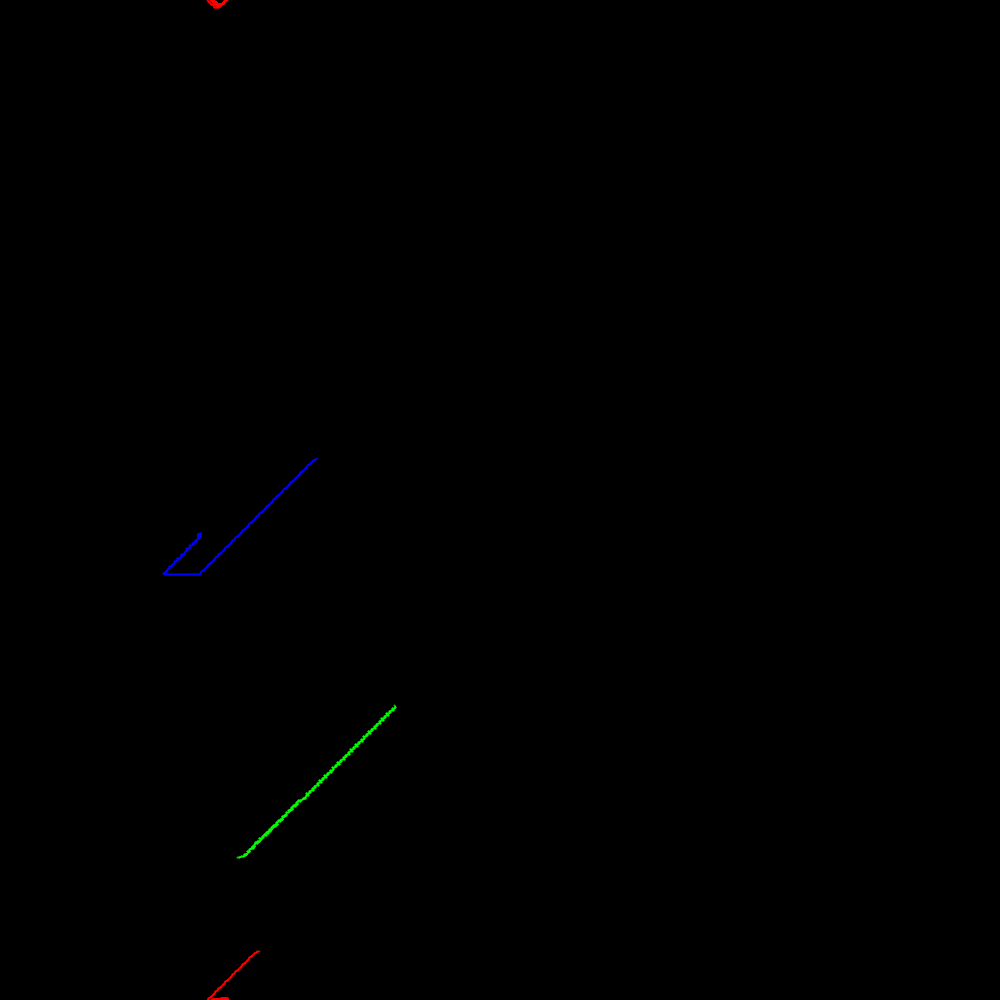
Frame 1 (no input)
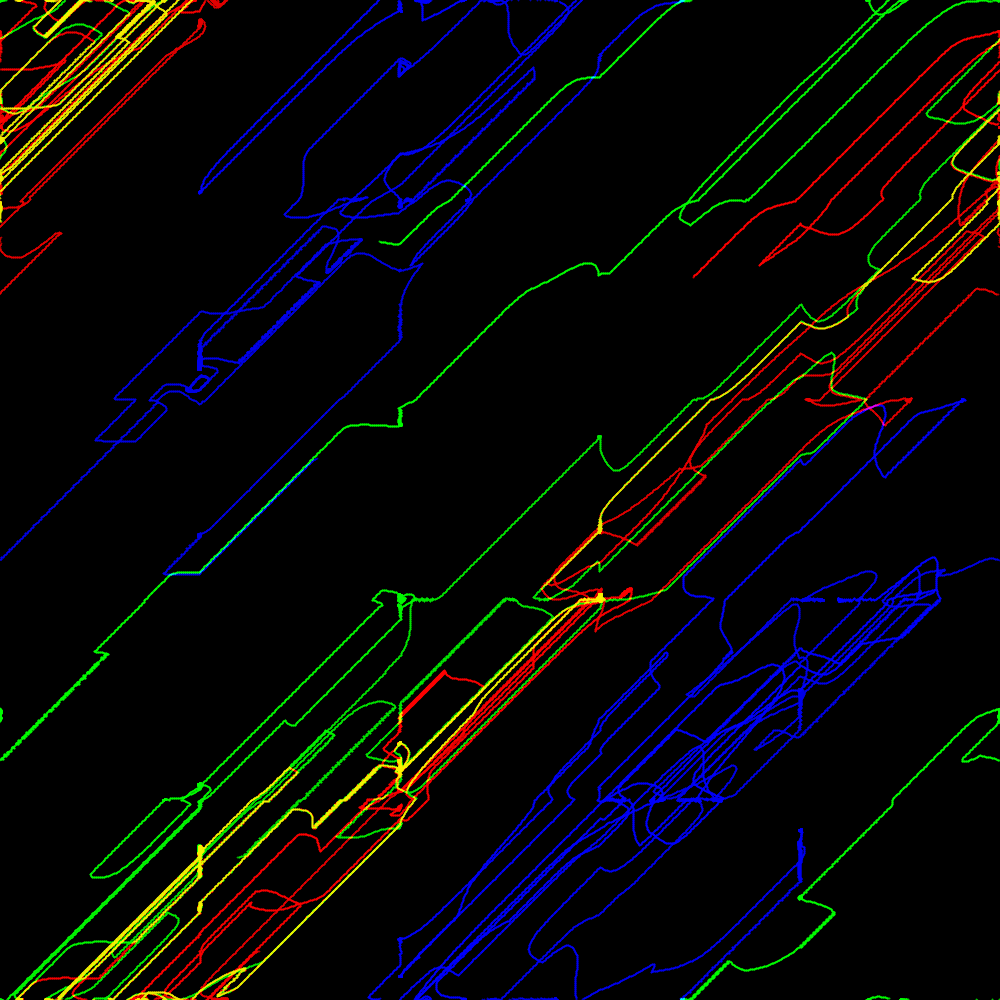
Frame 60 (the mouse pressed at the canvas centre just before this capture)
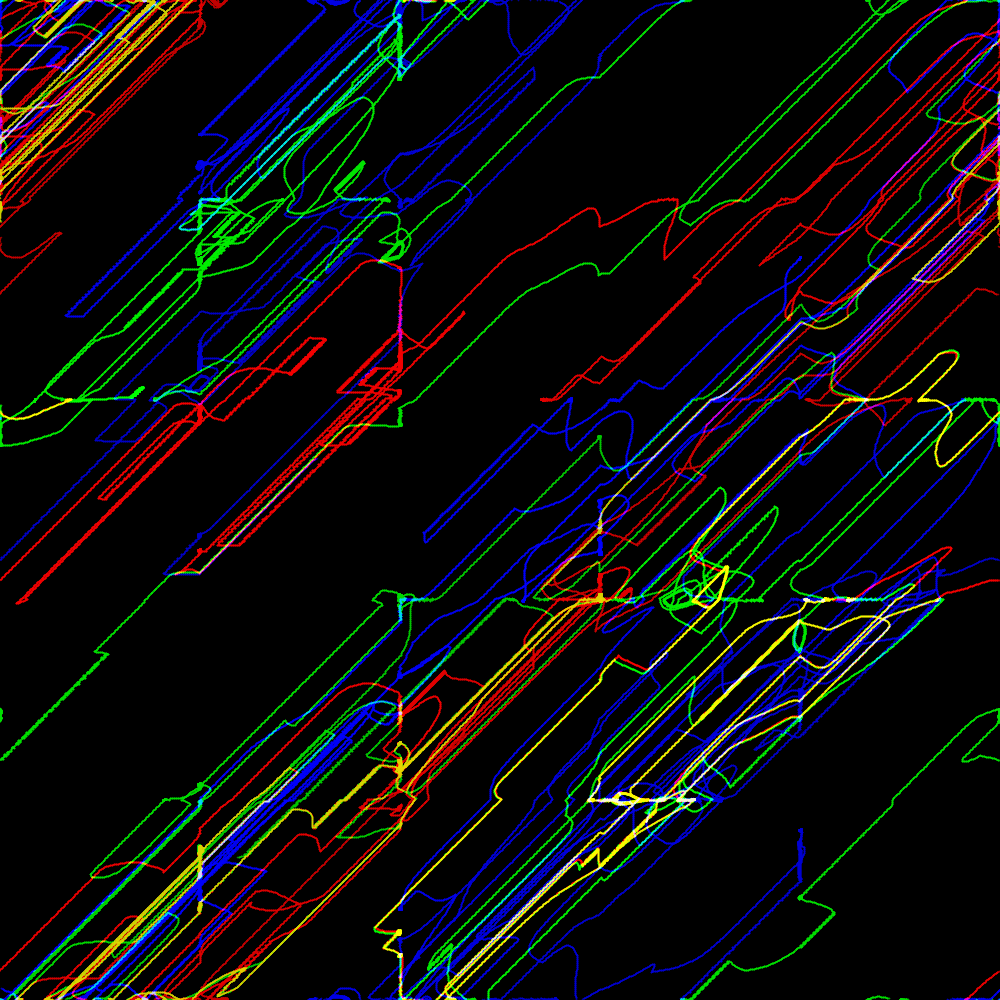
Frame 120 (the mouse held since frame 60 and released just before this capture)

The Processing sketch that drew these frames (run headless with seeded random() and noise(); from frame 60 on, the mouse is pressed at the canvas centre):

// Processing sketch: fields
// ── fields.pde

int cols, rows;
float tileSize = 200;
Tile[][] grid;
PVector[] pos = new PVector[3];
PVector[] prev = new PVector[3];
color[] colsRGB = { color(255, 0, 0, 200), color(0, 255, 0, 200), color(0, 0, 255, 200) };
float step = 2;
float t = 0;
int minute;

void setup() {
  size(1000, 1000);
  // fullScreen();
  frameRate(60);
  blendMode(ADD);
  cols = int(width / tileSize);
  rows = int(height / tileSize);
  grid = new Tile[cols][rows];
  noiseSeed((int)random(4353));

  for (int i = 0; i < cols; i++) {
    for (int j = 0; j < rows; j++) {
      float n = noise(i * 0.1, j * 0.1);
      grid[i][j] = new Tile(i, j, n);
    }
  }

  for (int i = 0; i < 3; i++) {
    pos[i] = new PVector(random(width), random(height));
    prev[i] = pos[i].copy();
  }

  background(0);
}

void draw() {
  if (frameCount%frameRate!=0) {
    noStroke();
    blendMode(DARKEST);
    // blendMode(MULTIPLY);
    if (frameCount%2==0) fill(0, 1);
    rect(0, 0, width, height);
    //rect(width/4, height/4, width/2, height/2);
    noFill();

    t += 10;

    strokeWeight(2);
    blendMode(ADD);
    for (int i = 0; i < 3; i++) {
      stroke(colsRGB[i]);

      for (int k = 0; k < 200; k++) {
        int cx = constrain(int(pos[i].x / tileSize), 0, cols - 1);
        int cy = constrain(int(pos[i].y / tileSize), 0, rows - 1);
        Tile tile = grid[cx][cy];

        PVector dir = tile.transform(pos[i].copy().mult(0.01), t + i * 10);
        if (dir.mag() < 0.01) dir = PVector.random2D();
        dir.normalize();
        prev[i].set(pos[i]);
        pos[i].add(dir.mult(step));

        line(prev[i].x, prev[i].y, pos[i].x, pos[i].y);

        if (pos[i].x < 0) pos[i].x += width;
        if (pos[i].x > width) pos[i].x -= width;
        if (pos[i].y < 0) pos[i].y += height;
        if (pos[i].y > height) pos[i].y -= height;
      }
    }
    //// grid so that it's more obvious
    //blendMode(DIFFERENCE);
    //stroke(0, 10);
    //strokeWeight(1);
    //for (int x = 0; x < cols; x++) {
    //  line(x * tileSize, 0, x * tileSize, height);
    //}
    //for (int y = 0; y < rows; y++) {
    //  line(0, y * tileSize, width, y * tileSize);
    //}
    //stroke(0);
    //strokeWeight(1);
    //for (int x = 0; x < cols; x++) {
    //  line(x * tileSize, 0, x * tileSize, height);
    //}
    //for (int y = 0; y < rows; y++) {
    //  line(0, y * tileSize, width, y * tileSize);
    //}
    //blendMode(ADD);
  } else {
    blendMode(0);
    fill(0);
    rect(0, 0, width, height);
  }
}

class Tile {
  int x, y;
  float noiseVal;
  int funcType;
  float amp, freq;

  Tile(int x, int y, float n) {
    this.x = x;
    this.y = y;
    this.noiseVal = n;
    funcType = int(map(n, 0, 1, 0, 4));
    amp = map(noise(x * 0.2, y * 0.2), 0, 1, 4.0, 8.0);
    freq = map(noise(x * 0.3, y * 0.3), 0, 1, 3, 7);
  }

  PVector transform(PVector p, float t) {
    float v = (p.x + 5 * sin(t * 0.3)) * freq +
      (p.y + 5 * cos(t * 0.2)) * freq;
    float dx = 0, dy = 0;

    switch (funcType) {
    case 0:
      dx = sin(v + t) * amp;
      dy = -cos(v * 0.7 - t) * exp(sin(v - t * 0.5)) * 3.3 * (amp*noiseVal);
      break;
    case 1:
      dx = -sin(v * 1.5 + t) * exp(cos(v + t * 0.5)) * 3.3 * (amp/noiseVal);
      dy = cos(v - t) * (amp*noiseVal);
      break;
    case 2:
      dx = (sin(v * 0.8 + t) + cos(v * 1.2 - t)) * 0.5 * (amp/noiseVal);
      dy = -cos(v - sin(v * 1.5 - t)) * (amp*noiseVal);
      break;
    case 3:
      dy = (cos(v * 0.9 - t) - sin(v * 1.1 + t)) * 0.5 * (amp*noiseVal);
      dx = sin(v + cos(v * 1.5 + t)) * (amp/noiseVal);
      break;
    }

    return new PVector(dx, dy);
  }
}
